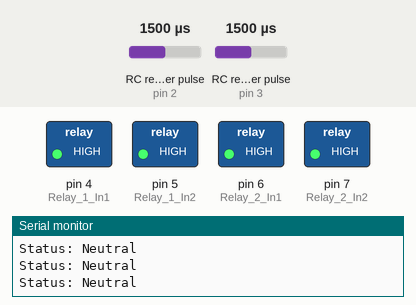
The sketch below on a simulated Arduino Uno, built with avr-gcc and run on an emulated ATmega328P. Shown: switched loads named in the sketch (green lamp = pin HIGH), the last lines printed to the serial monitor. Wiring (inferred from the names in the program): 2 × RC receiver channel: data pin 2 / data pin 3. The test bench sets the inputs (shaded band); at power-on: RC receiver pulse (sensors on pin 2, pin 3) 1500 µs.

Above: at 1.2 s.
1.3 s: RC receiver pulse (sensor on pin 2) set to 1466 µs
4.3 s: RC receiver pulse (sensor on pin 2) set to 1438 µs
At 4.8 s:
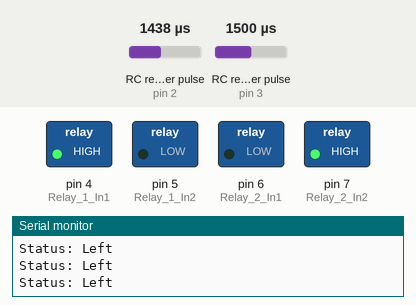
5.8 s: RC receiver pulse (sensor on pin 3) set to 1538 µs
8.8 s: RC receiver pulse (sensor on pin 3) set to 1559 µs
At 9.6 s:
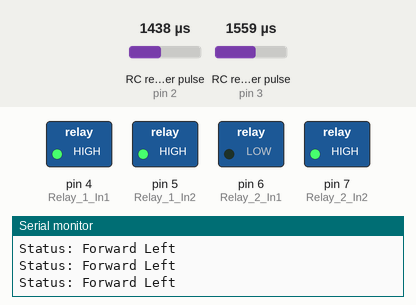
10.3 s: RC receiver pulse (sensor on pin 2) set to 1500 µs
At 11.0 s:
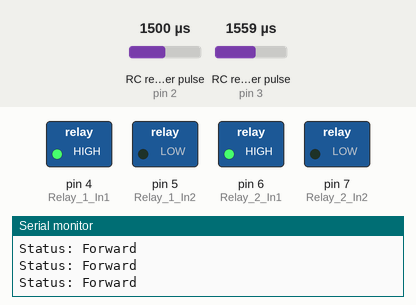
11.8 s: RC receiver pulse (sensor on pin 2) set to 1547 µs
13.3 s: RC receiver pulse (sensor on pin 2) set to 1577 µs
At 14.2 s:
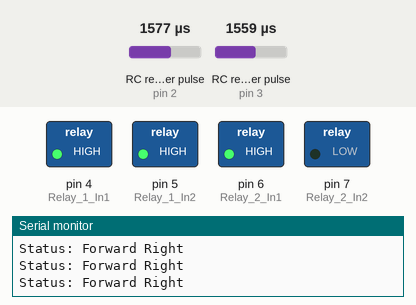
Timing chart, 0 to 15.8 s (numbered marks = the images above; inputs shaded):
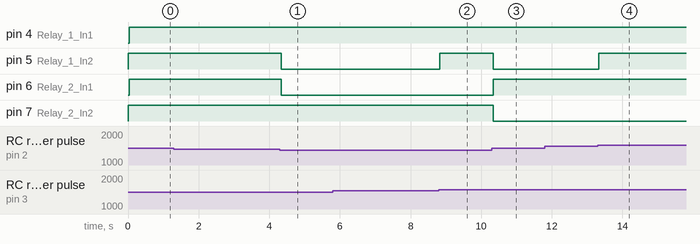

The sketch:

Arduino_main_code_ALPHA_PRIMUS.ino
```cpp
// (licence header left out)
const int Relay_1_In1 = 4; //Relay1_In1 pin
const int Relay_1_In2 = 5; //Relay1_In2 pin
const int Relay_2_In1 = 6; //Relay2_In1 pin
const int Relay_2_In2 = 7; //Relay2_In2 pin
volatile unsigned long pwm_ch1;
volatile unsigned long pwm_ch2;
volatile boolean done_1;
unsigned long start_1;
volatile boolean done_2;
unsigned long start_2;
unsigned long currentMillis_1;
unsigned long currentMillis_2;

long previousMillis_1 = 0;    // set up timers
long interval_1 = 20;        // time constant for timers
long previousMillis_2 = 0;    // set up timers
long interval_2 = 20;        // time constant for timers

void setup() {
  pinMode(2, INPUT);//ch1
  attachInterrupt(0, timeit_1, CHANGE);
  pinMode(3, INPUT);//ch2
  attachInterrupt(1, timeit_2, CHANGE);
  pinMode(Relay_1_In1, OUTPUT); //Relay1_In1
  pinMode(Relay_1_In2, OUTPUT); // Relay1_In2
  pinMode(Relay_2_In1, OUTPUT); //Relay2_In1
  pinMode(Relay_2_In2, OUTPUT); // Relay2_In2

  Serial.begin(9600);

}

void timeit_1() { //ch1
    if (digitalRead(2) == HIGH) {
      start_1 = micros();
    }
    else {
      pwm_ch1 = micros() - start_1;
      done_1 = true;
    }
  }

void timeit_2() { //ch2
    if (digitalRead(3) == HIGH) {
      start_2 = micros();
    }
    else {
      pwm_ch2 = micros() - start_2;
      done_2 = true;
    }
  }


void loop() {

  currentMillis_1 = millis(); //ch1
  if (currentMillis_1 - previousMillis_1 >= interval_1) {  //start timed event
      previousMillis_1 = currentMillis_1;

      if (!done_1)
          return;
      //Serial.println ("PWM VALUE CH1: ");
      //Serial.println (pwm_ch1);
      //delay(500);
      done_1 = false;

  } // end of timed event _ 1

  currentMillis_2 = millis(); //ch2
  if (currentMillis_2 - previousMillis_2 >= interval_2) {  //start timed event
      previousMillis_2 = currentMillis_2;

      if (!done_2)
          return;
      //Serial.println ("PWM VALUE CH2: ");
      //Serial.println (pwm_ch2);
      //delay(500);
      done_2 = false;

  } // end of timed event _ 2

  // Void Function(s):

  // Forward (conditional)
  if (pwm_ch2 > 1550 and pwm_ch1 < 1562 and pwm_ch1 > 1458){
    forward();
    Serial.println("Status: Forward");
  }
  // Forward right
  else if (pwm_ch2 > 1550 and pwm_ch1 > 1562){
    forward_right();
    Serial.println("Status: Forward Right");
    }
  // Forward left
  else if (pwm_ch2 > 1550 and pwm_ch1 < 1458){
    forward_left();
    Serial.println("Status: Forward Left");
    }
  // Reverse
  else if (pwm_ch2 < 1426){
    backward();
    Serial.println("Status: Reverse");
  }
  // Left
  else if (pwm_ch1 < 1458){
    left();
    Serial.println("Status: Left");
  }
  //Right
  else if (pwm_ch1 > 1562){
    right();
    Serial.println("Status: Right");
  }
  //Neutral
  else{
    neutral();
    Serial.println("Status: Neutral");
  }
}
// Void Function Defined
void forward(){ // Forward
  digitalWrite(Relay_1_In1, HIGH); // OFF
  digitalWrite(Relay_1_In2, LOW); // ON
  digitalWrite(Relay_2_In1, HIGH); //OFF
  digitalWrite(Relay_2_In2, LOW); //ON
}
void forward_left(){ // Forward left
  digitalWrite(Relay_1_In1, HIGH); // OFF
  digitalWrite(Relay_1_In2, HIGH); // OFF
  digitalWrite(Relay_2_In1, LOW); //ON
  digitalWrite(Relay_2_In2, HIGH); //OFF
}
void forward_right(){ // Forward right
  digitalWrite(Relay_1_In1, HIGH); // OFF
  digitalWrite(Relay_1_In2, HIGH); // OFF
  digitalWrite(Relay_2_In1, HIGH); //OFF
  digitalWrite(Relay_2_In2, LOW); //ON
}
void backward(){ // Backward
  digitalWrite(Relay_1_In1, LOW); // ON
  digitalWrite(Relay_1_In2, HIGH); // OFF
  digitalWrite(Relay_2_In1, LOW); // ON
  digitalWrite(Relay_2_In2, HIGH); // OFF
}
void left(){ // Left
  digitalWrite(Relay_1_In1, HIGH); // OFF
  digitalWrite(Relay_1_In2, LOW); // ON
  digitalWrite(Relay_2_In1, LOW); // ON
  digitalWrite(Relay_2_In2, HIGH); // OFF
}
void right(){ // Right
  digitalWrite(Relay_1_In1, LOW); // ON
  digitalWrite(Relay_1_In2, HIGH); // OFF
  digitalWrite(Relay_2_In1, HIGH); // OFF
  digitalWrite(Relay_2_In2, LOW); // ON
}
void neutral(){ // Neutral
  digitalWrite(Relay_1_In1, HIGH); //OFF
  digitalWrite(Relay_1_In2, HIGH); //OFF
  digitalWrite(Relay_2_In1, HIGH); //OFF
  digitalWrite(Relay_2_In2, HIGH); //OFF
}
```

Measured:
- the behaviour switches between 1457 and 1456 µs on RC receiver pulse (sensor on pin 2) (found by bisection; images 0 and 1)
- the behaviour switches between 1548 and 1549 µs on RC receiver pulse (sensor on pin 3) (found by bisection; images 1 and 2)
- the behaviour switches between 1560 and 1561 µs on RC receiver pulse (sensor on pin 2) (found by bisection; images 3 and 4)
- after the input at 4.3 s, pin 5 (Relay_1_In2), pin 6 (Relay_2_In1): HIGH → LOW at once
- after the input at 8.8 s, pin 5 (Relay_1_In2): LOW → HIGH at once
- after the input at 10.3 s, pin 5 (Relay_1_In2), pin 7 (Relay_2_In2): HIGH → LOW at once; pin 6 (Relay_2_In1): LOW → HIGH at once
- after the input at 13.3 s, pin 5 (Relay_1_In2): LOW → HIGH at once
